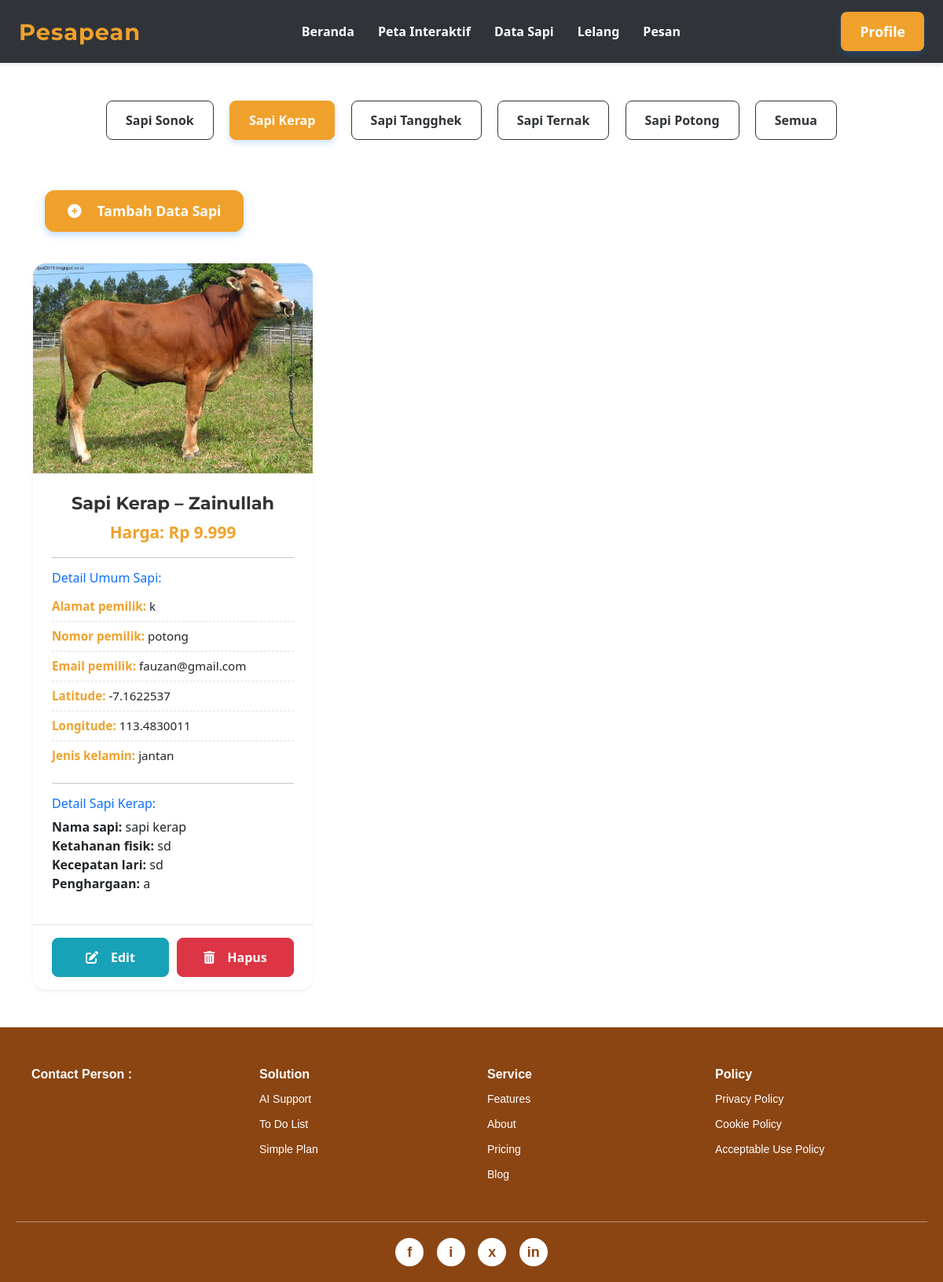
Page /penjual/data_sapi.php?jenis=kerap (signed in) on the committed database.
### tables this page shows
CREATE TABLE `data_sapi` (
  `id_sapi` int NOT NULL,
  `id_macamSapi` int DEFAULT NULL,
  `foto_sapi` varchar(255) DEFAULT NULL,
  `harga_sapi` int DEFAULT NULL,
  `nama_pemilik` varchar(100) DEFAULT NULL,
  `alamat_pemilik` varchar(255) DEFAULT NULL,
  `nomor_pemilik` varchar(20) DEFAULT NULL,
  `email_pemilik` varchar(100) DEFAULT NULL,
  `createdAt` datetime DEFAULT NULL,
  `updatedAt` datetime DEFAULT NULL,
  `latitude` varchar(50) DEFAULT NULL,
  `longitude` varchar(50) DEFAULT NULL,
  `jenis_kelamin` enum('jantan','betina') DEFAULT NULL,
  `id_user_penjual` int DEFAULT NULL
);

CREATE TABLE `macamsapi` (
  `id_macamSapi` int NOT NULL,
  `name` varchar(100) DEFAULT NULL
);

CREATE TABLE `sapikerap` (
  `id_sapi` int NOT NULL,
  `nama_sapi` varchar(100) DEFAULT NULL,
  `ketahanan_fisik` varchar(100) DEFAULT NULL,
  `kecepatan_lari` varchar(100) DEFAULT NULL,
  `penghargaan` varchar(100) DEFAULT NULL
);

### penjual/data_sapi.php (the view, shortened to what this page needs)
<?php
include '../koneksi.php';
$id_user_penjual_login = $_SESSION['id_user'];
$jenis_filter = isset($_GET['jenis']) ? $_GET['jenis'] : 'all';
$jenis_map = [
    'sonok' => 1,
    'kerap' => 2,
    'tangghek' => 3,
    'ternak' => 4,
    'potong' => 5,
];
$query = "SELECT ds.*, ms.name AS jenis_sapi
          FROM data_sapi ds
          LEFT JOIN macamSapi ms ON ds.id_macamSapi = ms.id_macamSapi
          WHERE ds.id_user_penjual = ?";
$stmt = null;
if ($jenis_filter != 'all' && isset($jenis_map[$jenis_filter])) {
    $id_macam_sapi_filter = $jenis_map[$jenis_filter];
    $query .= " AND ds.id_macamSapi = ?";
    $stmt = mysqli_prepare($koneksi, $query);
    if ($stmt) {
        mysqli_stmt_bind_param($stmt, "ii", $id_user_penjual_login, $id_macam_sapi_filter);
    }
} else {
    $stmt = mysqli_prepare($koneksi, $query);
    if ($stmt) {
        mysqli_stmt_bind_param($stmt, "i", $id_user_penjual_login);
    }
}
mysqli_stmt_execute($stmt);
$result = mysqli_stmt_get_result($stmt);
?>
<!DOCTYPE html>
<html lang="id">
<head>
    <link rel="stylesheet" href="../style.css">
    <link rel="stylesheet" href="https://cdnjs.cloudflare.com/ajax/libs/font-awesome/6.5.0/css/all.min.css" xintegrity="sha512-pFQhV+Cq+BfS2Z2v2E2L2R2/2N2P2g2B2D2G2H2I2J2K2L2M2N2O2P2Q2R2S2T2U2V2W2X2Y2Z2==" />
    <link href="https://cdn.jsdelivr.net/npm/bootstrap@5.3.3/dist/css/bootstrap.min.css" rel="stylesheet" xintegrity="sha384-QWTKZyjpPEjISv5WaRU9OFeRpok6YctnYmDr5pNlyT2bRjXh0JMhjY6hW+ALEwIH">
</head>
<body>
    <header class="main-header">
        <nav class="navbar">
            <div class="logo">
                <a href="../penjual/beranda.php">Pesapean</a>
            </div>
            <ul class="nav-links">
                <li><a href="../penjual/beranda.php">Beranda</a></li>
                <li><a href="../penjual/peta.php">Peta Interaktif</a></li>
                <li><a href="../penjual/data_sapi.php?jenis=sonok">Data Sapi</a></li>
                <li><a href="../penjual/lelang.php">Lelang</a></li>
                <li><a href="../penjual/pesan.php">Pesan</a></li>
            </ul>
            <div class="auth-links">
                <?php
                if (isset($_SESSION['id_user'])) {
                    echo '<a href="../auth/profile.php" class="btn btn-primary">Profile</a>';
                } else {
                    echo '<a href="../auth/login.php" class="btn btn-primary">Login</a>';
                    echo '<a href="../auth/register.php" class="btn btn-outline-primary">Daftar</a>';
                }
                ?>
            </div>
        </nav>
    </header>
    <div class="text-center mt-3">
        <?php foreach ($jenis_map as $jk => $idm): ?>
            <a href="?jenis=<?= $jk ?>" class="btn btn-filter <?= ($jenis_filter == $jk) ? 'active' : '' ?>">
                Sapi <?= ucfirst($jk) ?>
            </a>
        <?php endforeach; ?>
        <a href="?jenis=all" class="btn btn-filter <?= ($jenis_filter == 'all') ? 'active' : '' ?>">
            Semua
        </a>
    </div>
    <div class="container mt-4">
        <div class="data-sapi-actions">
            <a href="../penjual/tambah_sapi.php" class="btn btn-primary">
                <i class="fas fa-plus-circle me-2"></i> Tambah Data Sapi
            </a>
        </div>
        <div class="row row-cols-1 row-cols-md-2 row-cols-lg-3 g-4">
            <?php if (mysqli_num_rows($result) > 0): ?>
                <?php while ($r = mysqli_fetch_assoc($result)): ?>
                    <div class="col">
                        <div class="card h-100 shadow-sm custom-card">
                            <div class="card-img-top-container">
                                <?php if (!empty($r['foto_sapi']) && file_exists("../uploads_sapi/{$r['foto_sapi']}")): ?>
                                    <img src="../uploads_sapi/<?= htmlspecialchars($r['foto_sapi']) ?>" class="card-img-top" alt="Foto Sapi <?= htmlspecialchars($r['jenis_sapi'] ?? '') ?>">
                                <?php else: ?>
                                    <div class="no-image-placeholder">
                                        <i class="fas fa-image"></i><span>Tidak ada foto</span>
                                    </div>
                                <?php endif; ?>
                            </div>
                            <div class="card-body">
                                <h5 class="card-title text-center mb-2"><?= htmlspecialchars($r['jenis_sapi'] ?? '') ?> – <?= htmlspecialchars($r['nama_pemilik'] ?? '') ?></h5>
                                <p class="card-text text-center price-tag">
                                    <strong style="color:var(--primary-color);">Harga:</strong> Rp <?= number_format($r['harga_sapi'] ?? 0, 0, ',', '.') ?>
                                </p>
                                <hr class="my-3">
                                <h6 class="text-primary mb-2">Detail Umum Sapi:</h6>
                                <ul class="list-unstyled detail-list">
                                    <?php
                                    $excluded_keys = ['id_sapi', 'id_macamSapi', 'foto_sapi', 'harga_sapi', 'jenis_sapi', 'nama_pemilik', 'id_user_penjual', 'createdAt', 'updatedAt'];
                                    foreach ($r as $key => $val):
                                        if (!in_array($key, $excluded_keys)):
                                            $display_key = ucfirst(str_replace('_', ' ', $key));
                                            echo "<li><strong>" . htmlspecialchars($display_key) . ":</strong> " . htmlspecialchars($val ?? '') . "</li>";
                                        endif;
                                    endforeach;
                                    ?>
                                </ul>
                                <?php
                                $detail_tables = [
                                    'sonok' => 'sapiSonok',
                                    'kerap' => 'sapiKerap',
                                    'tangghek' => 'sapiTangghek',
                                    'ternak' => 'sapiTernak',
                                    'potong' => 'sapiPotong'
                                ];
                                if (isset($detail_tables[$jenis_filter])) {
                                    $table_name = $detail_tables[$jenis_filter];
                                    $q_detail_stmt = mysqli_prepare($koneksi, "SELECT * FROM $table_name WHERE id_sapi = ?");
                                    if ($q_detail_stmt) {
                                        mysqli_stmt_bind_param($q_detail_stmt, "i", $r['id_sapi']);
                                        mysqli_stmt_execute($q_detail_stmt);
                                        $q_detail_result = mysqli_stmt_get_result($q_detail_stmt);
                                        $s_detail = mysqli_fetch_assoc($q_detail_result);
                                        if ($s_detail) {
                                            $display_name = ucfirst($jenis_filter);
                                            echo '<hr><h6 class="text-primary">Detail Sapi ' . $display_name . ':</h6><ul class="list-unstyled">';
                                            foreach ($s_detail as $k => $v) {
                                                if ($k !== 'id' && $k !== 'id_sapi' && ($jenis_filter !== 'sonok' || ($k !== 'sapiSonok' && $k !== 'generasiSatu' && $k !== 'generasiDua'))) {
                                                    echo "<li><strong>" . htmlspecialchars(ucfirst(str_replace('_', ' ', $k))) . ":</strong> " . htmlspecialchars($v ?? '') . "</li>";
                                                }
                                            }
                                            echo '</ul>';
                                        }
                                    }
                                }
                                ?>
                            </div>
                            <div class="card-footer text-center">
                                <?php
                                if (isset($_SESSION['id_user']) && $_SESSION['id_user'] == $r['id_user_penjual']) {
                                ?>
                                    <a href="edit_sapi.php?id=<?= htmlspecialchars($r['id_sapi']) ?>&jenis=<?= htmlspecialchars($jenis_filter) ?>" class="btn btn-info">
                                        <i class="fas fa-edit me-2"></i> Edit
                                    </a>
                                    <a href="delete_sapi.php?id=<?= htmlspecialchars($r['id_sapi']) ?>&jenis=<?= htmlspecialchars($jenis_filter) ?>" class="btn btn-danger" onclick="return confirm('Apakah Anda yakin ingin menghapus data sapi ini?');">
                                        <i class="fas fa-trash-alt me-2"></i> Hapus
                                    </a>
                                <?php } ?>
                            </div>
                        </div>
                    </div>
                <?php endwhile; ?>
            <?php endif; ?>
        </div>
    </div>
    <?php include '../footer.php'; ?>
</body>
</html>

### style.css (style rules this page uses)
:root { --primary-color: #f0c040; --secondary-color: #333; --accent-color: #555; --background-light: #f8f8f8; --text-color: #333; --white-color: #ffffff; --border-radius: 8px; --transition-speed: 0.3s ease; }
body { background-color: var(--background-light); font-family: 'Open Sans', Arial, sans-serif; margin: 0; padding: 0; line-height: 1.6; color: var(--text-color); }
a { text-decoration: none; color: var(--primary-color); transition: color var(--transition-speed); }
.btn { display: inline-block; padding: 12px 25px; border: none; border-radius: 5px; cursor: pointer; font-size: 16px; font-weight: 600; transition: background-color var(--transition-speed), color var(--transition-speed); }
.btn-primary { background-color: var(--primary-color); color: var(--secondary-color); }
.main-header { background-color: var(--secondary-color); color: var(--white-color); padding: 15px 0; box-shadow: 0 2px 5px rgba(0, 0, 0, 0.1); }
.navbar { display: flex; justify-content: space-between; align-items: center; max-width: 1200px; margin: 0 auto; padding: 0 20px; }
.navbar .logo a { font-size: 28px; font-weight: 700; color: var(--primary-color); letter-spacing: 1px; }
.navbar .nav-links { list-style: none; margin: 0; padding: 0; display: flex; gap: 30px; }
.navbar .nav-links a { color: var(--white-color); font-weight: 600; font-size: 16px; position: relative; }
.navbar .nav-links a::after { content: ''; position: absolute; width: 0; height: 2px; background-color: var(--primary-color); left: 0; bottom: -5px; transition: width var(--transition-speed); }

### rows in the picture
data_sapi: foto_sapi (picture), id_macamSapi.name "Sapi Kerap", nama_pemilik "Zainullah", harga_sapi "9.999", display_key "Alamat pemilik", alamat_pemilik "k", display_key "Nomor pemilik", nomor_pemilik "potong", display_key "Email pemilik", email_pemilik "fauzan@gmail.com", display_key "Latitude", latitude "-7.1622537", display_key "Longitude", longitude "113.4830011", display_key "Jenis kelamin", jenis_kelamin "jantan", display_name "Kerap", k "Nama sapi", sapikerap.nama_sapi "sapi kerap", k "Ketahanan fisik", sapikerap.ketahanan_fisik "sd", k "Kecepatan lari", sapikerap.kecepatan_lari "sd", k "Penghargaan", sapikerap.penghargaan "a"

### other values in the picture
$jk "Sonok"
$jk "Kerap"
$jk "Tangghek"
$jk "Ternak"
$jk "Potong"
